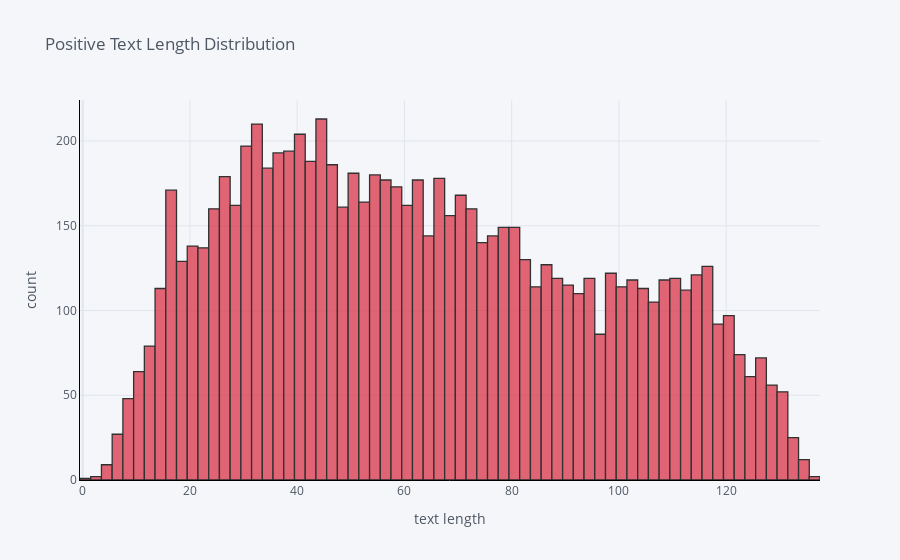
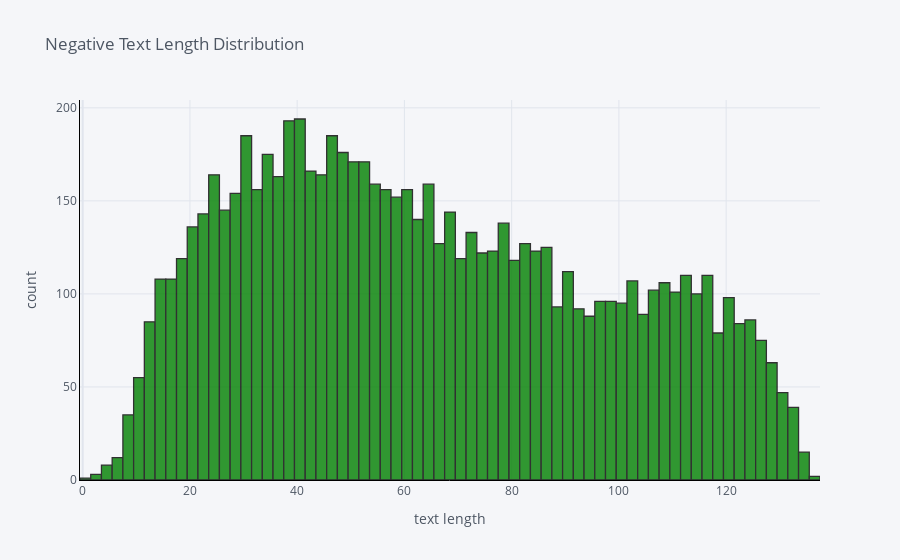
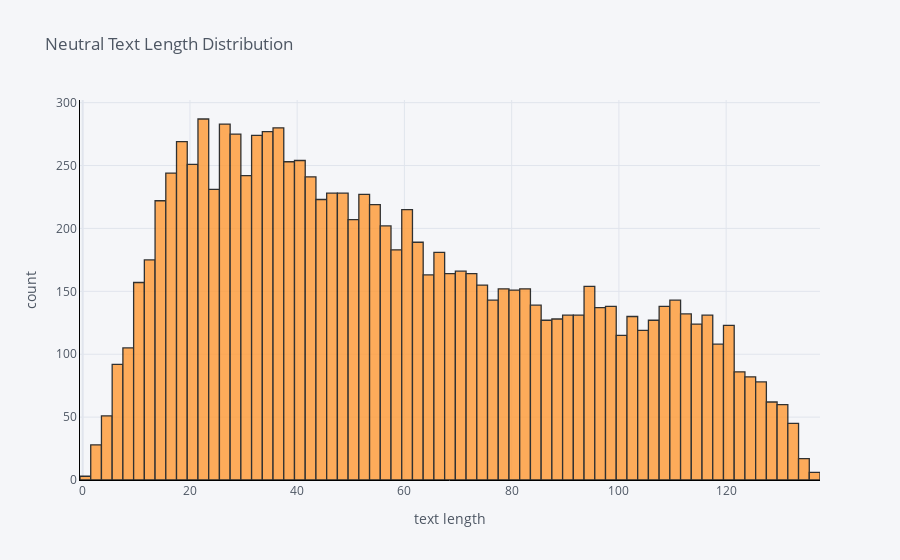

Notebook code cell kept with these figures, in order:
### Markdown cell above
## 5.1 Sentence length analysis

### Code cell
pos['text_len'].iplot(
    kind='hist',
    bins=100,
    xTitle='text length',
    linecolor='black',
    color='red',
    yTitle='count',
    title='Positive Text Length Distribution')

neg['text_len'].iplot(
    kind='hist',
    bins=100,
    xTitle='text length',
    linecolor='black',
    color='green',
    yTitle='count',
    title='Negative Text Length Distribution')

neutral['text_len'].iplot(
    kind='hist',
    bins=100,
    xTitle='text length',
    linecolor='black',
    yTitle='count',
    title='Neutral Text Length Distribution')

### Figure 1 — Plotly figure (JSON) as saved in the notebook; plotly's stock layout.template omitted (floating-point values rounded to 4 significant figures; data arrays with more than 128 entries replaced by an {"elided": "..."} marker saying what was removed)
{"data": [{"histfunc": "count", "histnorm": "", "marker": {"color": "rgba(219, 64, 82, 1.0)", "line": {"color": "#000000", "width": 1.3}}, "name": "text_len", "nbinsx": 100, "opacity": 0.8, "orientation": "v", "type": "histogram", "x": {"elided": "8582 int values"}}], "layout": {"barmode": "overlay", "legend": {"bgcolor": "#F5F6F9", "font": {"color": "#4D5663"}}, "paper_bgcolor": "#F5F6F9", "plot_bgcolor": "#F5F6F9", "title": {"font": {"color": "#4D5663"}, "text": "Positive Text Length Distribution"}, "xaxis": {"gridcolor": "#E1E5ED", "linecolor": "black", "showgrid": true, "tickfont": {"color": "#4D5663"}, "title": {"font": {"color": "#4D5663"}, "text": "text length"}, "zerolinecolor": "#E1E5ED"}, "yaxis": {"gridcolor": "#E1E5ED", "linecolor": "black", "showgrid": true, "tickfont": {"color": "#4D5663"}, "title": {"font": {"color": "#4D5663"}, "text": "count"}, "zerolinecolor": "#E1E5ED"}}}

### Figure 2 — Plotly figure (JSON) as saved in the notebook; plotly's stock layout.template omitted (floating-point values rounded to 4 significant figures; data arrays with more than 128 entries replaced by an {"elided": "..."} marker saying what was removed)
{"data": [{"histfunc": "count", "histnorm": "", "marker": {"color": "rgba(0, 128, 0, 1.0)", "line": {"color": "#000000", "width": 1.3}}, "name": "text_len", "nbinsx": 100, "opacity": 0.8, "orientation": "v", "type": "histogram", "x": {"elided": "7781 int values"}}], "layout": {"barmode": "overlay", "legend": {"bgcolor": "#F5F6F9", "font": {"color": "#4D5663"}}, "paper_bgcolor": "#F5F6F9", "plot_bgcolor": "#F5F6F9", "title": {"font": {"color": "#4D5663"}, "text": "Negative Text Length Distribution"}, "xaxis": {"gridcolor": "#E1E5ED", "linecolor": "black", "showgrid": true, "tickfont": {"color": "#4D5663"}, "title": {"font": {"color": "#4D5663"}, "text": "text length"}, "zerolinecolor": "#E1E5ED"}, "yaxis": {"gridcolor": "#E1E5ED", "linecolor": "black", "showgrid": true, "tickfont": {"color": "#4D5663"}, "title": {"font": {"color": "#4D5663"}, "text": "count"}, "zerolinecolor": "#E1E5ED"}}}

### Figure 3 — Plotly figure (JSON) as saved in the notebook; plotly's stock layout.template omitted (floating-point values rounded to 4 significant figures; data arrays with more than 128 entries replaced by an {"elided": "..."} marker saying what was removed)
{"data": [{"histfunc": "count", "histnorm": "", "marker": {"color": "rgba(255, 153, 51, 1.0)", "line": {"color": "#000000", "width": 1.3}}, "name": "text_len", "nbinsx": 100, "opacity": 0.8, "orientation": "v", "type": "histogram", "x": {"elided": "11117 int values"}}], "layout": {"barmode": "overlay", "legend": {"bgcolor": "#F5F6F9", "font": {"color": "#4D5663"}}, "paper_bgcolor": "#F5F6F9", "plot_bgcolor": "#F5F6F9", "title": {"font": {"color": "#4D5663"}, "text": "Neutral Text Length Distribution"}, "xaxis": {"gridcolor": "#E1E5ED", "linecolor": "black", "showgrid": true, "tickfont": {"color": "#4D5663"}, "title": {"font": {"color": "#4D5663"}, "text": "text length"}, "zerolinecolor": "#E1E5ED"}, "yaxis": {"gridcolor": "#E1E5ED", "linecolor": "black", "showgrid": true, "tickfont": {"color": "#4D5663"}, "title": {"font": {"color": "#4D5663"}, "text": "count"}, "zerolinecolor": "#E1E5ED"}}}
